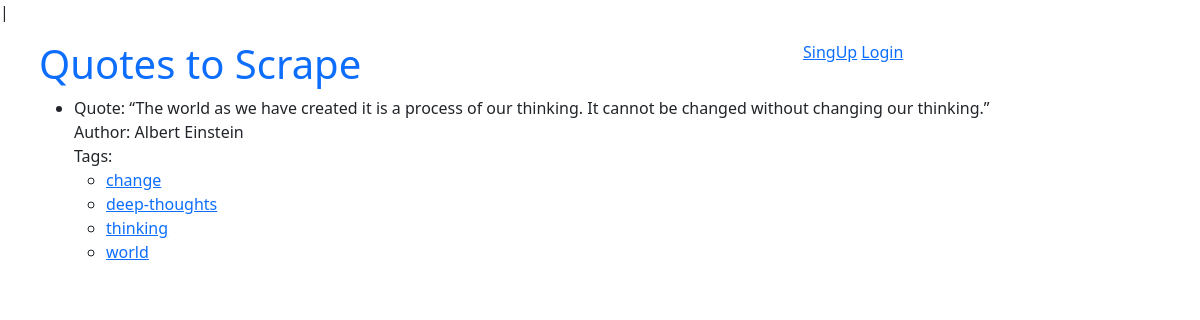
The app's page /tag/change/ with its own data.
### quotes/models.py (models this page shows)
class Quote(models.Model):
    tags = models.ManyToManyField(Tag)
    author = models.ForeignKey(Author, on_delete=models.CASCADE, default=None, null=True)
    quote = models.TextField()
    created_at = models.DateTimeField(auto_now_add=True)

class Author(models.Model):
    fullname = models.CharField(max_length=50)
    date_born = models.CharField(max_length=50)
    location_born = models.CharField(max_length=150)
    bio = models.TextField()
    created_at = models.DateTimeField(auto_now_add=True)

class Tag(models.Model):
    name = models.CharField(max_length=30, null=False, unique=True)

### quotes/views.py (the view)
# urls.py: path('tag/<str:tag>/', views.tag_quotes, name='tag_quotes')]
def tag_quotes(request, tag):
    quotes = Quote.objects.filter(tags__name=tag)
    return render(request, 'quotes/tag_quotes.html', context={'quotes': quotes})

### quotes/templates/quotes/tag_quotes.html
{% extends "quotes/base.html" %}
{% block content %}
<div>
    <ul>
        {% for quote in quotes %}
        <li>
            <div>
                <label>Quote:</label> {{ quote.quote }}
            </div>
            <div>
                <label>Author:</label> {{ quote.author.fullname }}
            </div>
            <div>
                <label>Tags:</label>
                <ul>
                    {% for tag in quote.tags.all %}
                    <li>
                        <a href="{% url 'quotes:tag_quotes' tag=tag.name %}">{{ tag.name }}</a>
                    </li>
                    {% endfor %}
                </ul>
            </div>
        </li>
        {% endfor %}
    </ul>
</div>
{% endblock %}

### records on screen
Quote: quote "“The world as we have created it is a process of our thinking. It cannot be changed without changing our thinking.”", author.fullname "Albert Einstein"
Tag: name "change"
Tag: name "deep-thoughts"
Tag: name "thinking"
Tag: name "world"
